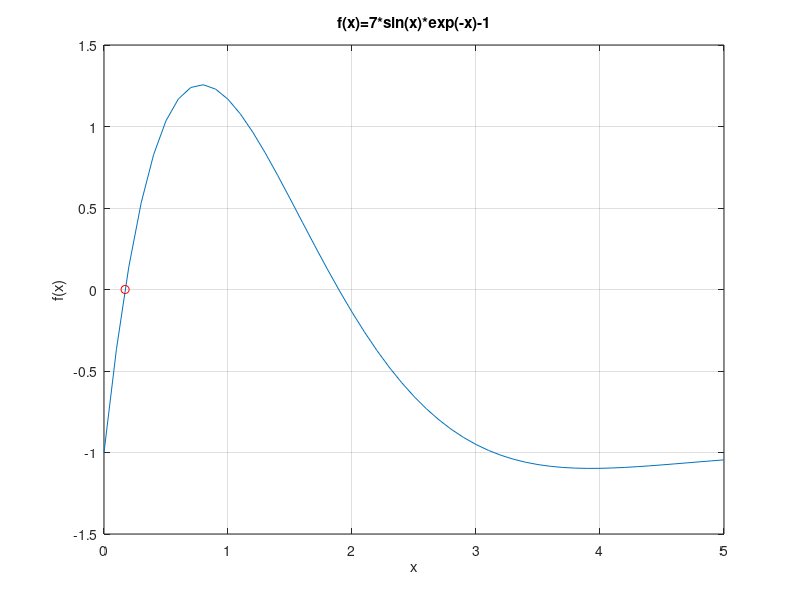

Write the MATLAB code that produced this figure.
%%Raymond Waidmann
%%MAE 3100, 18157816, rcw5k2
%%HW3 9/22/2019

%%6.4
f =@(x) (7.*sin(x).*exp(-x))-1;
x = (0:0.1:5);
plot(x,f(x));
hold on;
grid on;
title('f(x)=7*sin(x)*exp(-x)-1');
xlabel('x');
ylabel('f(x)');
root1 = fzero(f, 0);
plot(root1, f(root1), 'ro');
fprintf("\n6.4\nThe root is approximately at x = 0.2\n");
hold off;

%%6.14
g =@(y) (y./(1-y)).*(sqrt(6./(2+y)))-0.05;
root2 = fzero(g,0);
fprintf("\n6.14\nThe value that satisfies the equation is x = %f\n\n", root2);